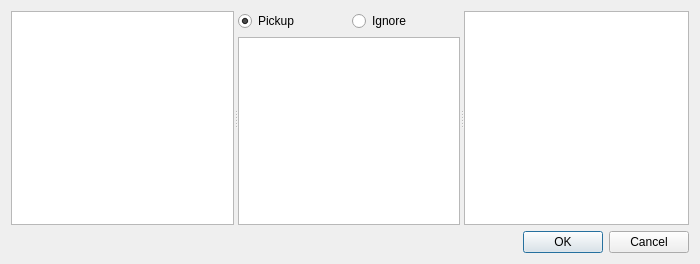
<?xml version="1.0" encoding="UTF-8"?>
<ui version="4.0">
 <class>FilterConfigDialog</class>
 <widget class="QDialog" name="FilterConfigDialog">
  <property name="geometry">
   <rect>
    <x>0</x>
    <y>0</y>
    <width>700</width>
    <height>264</height>
   </rect>
  </property>
  <property name="windowTitle">
   <string>FilterSetting</string>
  </property>
  <layout class="QGridLayout" name="gridLayout_2">
   <item row="0" column="0">
    <widget class="QSplitter" name="splitter_2">
     <property name="orientation">
      <enum>Qt::Horizontal</enum>
     </property>
     <widget class="QSplitter" name="splitter">
      <property name="orientation">
       <enum>Qt::Horizontal</enum>
      </property>
      <widget class="QListView" name="listView"/>
      <widget class="QWidget" name="layoutWidget">
       <layout class="QGridLayout" name="gridLayout">
        <item row="0" column="0">
         <widget class="QRadioButton" name="radioButtonPickup">
          <property name="text">
           <string>Pickup</string>
          </property>
          <property name="checked">
           <bool>true</bool>
          </property>
         </widget>
        </item>
        <item row="0" column="1">
         <widget class="QRadioButton" name="radioButtonIgnore">
          <property name="text">
           <string>Ignore</string>
          </property>
         </widget>
        </item>
        <item row="1" column="0" colspan="2">
         <widget class="QListView" name="listViewChoice">
          <property name="selectionMode">
           <enum>QAbstractItemView::MultiSelection</enum>
          </property>
         </widget>
        </item>
       </layout>
      </widget>
     </widget>
     <widget class="QListView" name="listViewTarget">
      <property name="selectionMode">
       <enum>QAbstractItemView::MultiSelection</enum>
      </property>
     </widget>
    </widget>
   </item>
   <item row="1" column="0">
    <widget class="QDialogButtonBox" name="buttonBox">
     <property name="orientation">
      <enum>Qt::Horizontal</enum>
     </property>
     <property name="standardButtons">
      <set>QDialogButtonBox::Cancel|QDialogButtonBox::Ok</set>
     </property>
    </widget>
   </item>
  </layout>
 </widget>
 <resources/>
 <connections>
  <connection>
   <sender>buttonBox</sender>
   <signal>accepted()</signal>
   <receiver>FilterConfigDialog</receiver>
   <slot>accept()</slot>
   <hints>
    <hint type="sourcelabel">
     <x>248</x>
     <y>254</y>
    </hint>
    <hint type="destinationlabel">
     <x>157</x>
     <y>274</y>
    </hint>
   </hints>
  </connection>
  <connection>
   <sender>buttonBox</sender>
   <signal>rejected()</signal>
   <receiver>FilterConfigDialog</receiver>
   <slot>reject()</slot>
   <hints>
    <hint type="sourcelabel">
     <x>316</x>
     <y>260</y>
    </hint>
    <hint type="destinationlabel">
     <x>286</x>
     <y>274</y>
    </hint>
   </hints>
  </connection>
 </connections>
</ui>
